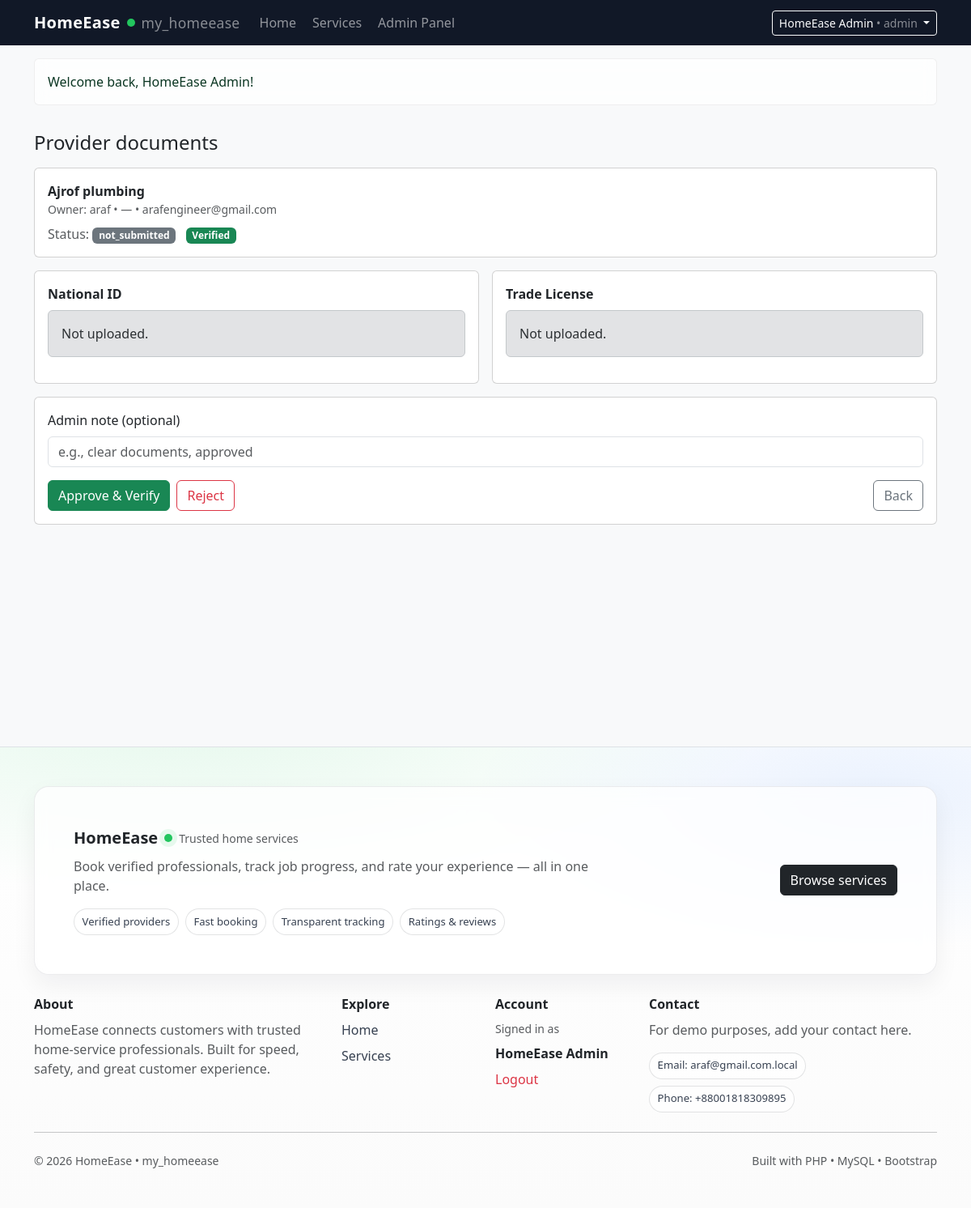
Page /admin/provider_docs.php?id=2 (signed in) on the committed database.
### tables this page shows
CREATE TABLE `provider_profiles` (
  `user_id` int(11) NOT NULL,
  `business_name` varchar(160) NOT NULL,
  `bio` text DEFAULT NULL,
  `address` varchar(255) DEFAULT NULL,
  `city` varchar(80) DEFAULT NULL,
  `is_verified` tinyint(1) NOT NULL DEFAULT 0,
  `cover_photo` varchar(255) DEFAULT NULL,
  `created_at` timestamp NOT NULL DEFAULT current_timestamp(),
  `bkash_number` varchar(30) DEFAULT NULL,
  `nagad_number` varchar(30) DEFAULT NULL,
  `nid_file` varchar(255) DEFAULT NULL,
  `trade_license_file` varchar(255) DEFAULT NULL,
  `verification_status` enum('not_submitted','pending','approved','rejected') NOT NULL DEFAULT 'not_submitted',
  `verification_note` varchar(255) DEFAULT NULL,
  PRIMARY KEY (`user_id`),
  CONSTRAINT `fk_provider_user` FOREIGN KEY (`user_id`) REFERENCES `users` (`id`) ON DELETE CASCADE
);

CREATE TABLE `users` (
  `id` int(11) NOT NULL AUTO_INCREMENT,
  `role` enum('customer','provider','admin') NOT NULL,
  `name` varchar(120) NOT NULL,
  `email` varchar(190) NOT NULL,
  `phone` varchar(30) DEFAULT NULL,
  `password_hash` varchar(255) NOT NULL,
  `is_active` tinyint(1) NOT NULL DEFAULT 1,
  `created_at` timestamp NOT NULL DEFAULT current_timestamp(),
  PRIMARY KEY (`id`),
  UNIQUE KEY `email` (`email`)
);

### app/helpers.php (called while the page is built, shortened)
<?php
function e(string $s): string {
  return htmlspecialchars($s, ENT_QUOTES, 'UTF-8');
}
function base_url(string $path = ''): string {
  $config = require __DIR__ . '/config.php';
  $base = rtrim($config['app']['base_url'], '/');
  $path = ltrim($path, '/');
  return $base . ($path ? '/' . $path : '');
}

### app/config.php (called while the page is built, shortened)
<?php
$environment = 'production';
if ($environment === 'production') {
  return [
    'db' => [
      'host'    => 'sql207.infinityfreeapp.com',
      'name'    => 'if0_41296449_my_homeease',
      'user'    => 'if0_41296449',
      'pass'    => 'araf1164araf',
      'charset' => 'utf8mb4',
    ],
    'app' => [
      'base_url' => '/public',
    ],
  ];
}

### public/admin/provider_docs.php (the view, shortened to what this page needs)
<?php
require_once __DIR__ . '/../../app/db.php';
require_once __DIR__ . '/../../app/helpers.php';
$provider_id = (int)($_GET['id'] ?? 0);
$stmt = $pdo->prepare("
SELECT u.id, u.name, u.email, u.phone,
       p.business_name, p.city, p.is_verified,
       p.nid_file, p.trade_license_file, p.verification_status, p.verification_note
FROM users u
JOIN provider_profiles p ON p.user_id=u.id
WHERE u.id=? AND u.role='provider'
");
$stmt->execute([$provider_id]);
$prov = $stmt->fetch();
require __DIR__ . '/../../app/views/header.php';
function file_url(?string $name): ?string {
  if (!$name) return null;
  return base_url('../storage/uploads/verify/' . $name);
}
$nidUrl = file_url($prov['nid_file']);
$tradeUrl = file_url($prov['trade_license_file']);
?>
<h1 class="h4 mb-3">Provider documents</h1>
<div class="card mb-3">
  <div class="card-body">
    <div class="fw-semibold"><?= e($prov['business_name']) ?></div>
    <div class="text-muted small">
      Owner: <?= e($prov['name']) ?> • <?= e($prov['city'] ?? '—') ?> • <?= e($prov['email']) ?>
    </div>
    <div class="mt-2">
      <span class="text-muted">Status:</span>
      <span class="badge text-bg-<?=
        $prov['verification_status']==='approved'?'success':
        ($prov['verification_status']==='pending'?'warning':
        ($prov['verification_status']==='rejected'?'danger':'secondary'))
      ?>"><?= e($prov['verification_status']) ?></span>
      <?php if ((int)$prov['is_verified']===1): ?>
        <span class="badge text-bg-success ms-2">Verified</span>
      <?php endif; ?>
    </div>
  </div>
</div>
<div class="row g-3">
  <div class="col-12 col-lg-6">
    <div class="card h-100">
      <div class="card-body">
        <div class="fw-semibold mb-2">National ID</div>
        <?php if (!$nidUrl): ?>
          <div class="alert alert-secondary">Not uploaded.</div>
        <?php endif; ?>
      </div>
    </div>
  </div>
  <div class="col-12 col-lg-6">
    <div class="card h-100">
      <div class="card-body">
        <div class="fw-semibold mb-2">Trade License</div>
        <?php if (!$tradeUrl): ?>
          <div class="alert alert-secondary">Not uploaded.</div>
        <?php endif; ?>
      </div>
    </div>
  </div>
</div>
<div class="card mt-3">
  <div class="card-body">
    <form method="post">
      <div class="mb-3">
        <label class="form-label">Admin note (optional)</label>
        <input class="form-control" name="note" value="<?= e($prov['verification_note'] ?? '') ?>" placeholder="e.g., clear documents, approved">
      </div>
      <div class="d-flex gap-2">
        <button class="btn btn-success" name="action" value="approve" type="submit">Approve & Verify</button>
        <button class="btn btn-outline-danger" name="action" value="reject" type="submit">Reject</button>
        <a class="btn btn-outline-secondary ms-auto" href="<?= e(base_url('admin/dashboard.php')) ?>">Back</a>
      </div>
    </form>
  </div>
</div>
<?php require __DIR__ . '/../../app/views/footer.php'; ?>

### app/views/header.php (style rules this page uses)
:root { --brand: #111827; }

### rows in the picture
provider_profiles: business_name "Ajrof plumbing", user_id.name "araf", city "—", user_id.email "arafengineer@gmail.com", verification_status "not_submitted"

### other values in the picture
$u['name'] "HomeEase Admin"
$u['role'] "admin"
$flash['msg'] "Welcome back, HomeEase Admin!"
current_user()['name'] "HomeEase Admin"
